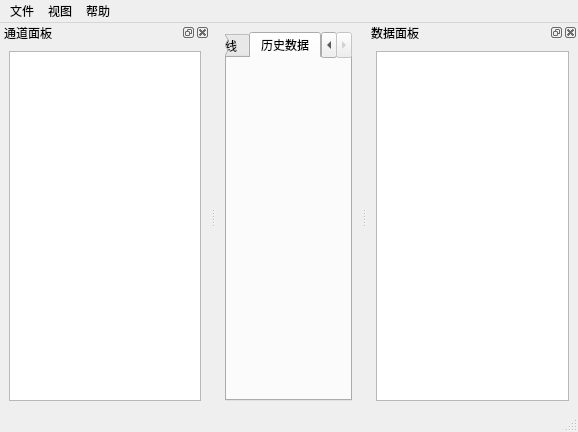
<?xml version="1.0" encoding="UTF-8"?>
<ui version="4.0">
 <class>MainWindow</class>
 <widget class="QMainWindow" name="MainWindow">
  <property name="geometry">
   <rect>
    <x>0</x>
    <y>0</y>
    <width>578</width>
    <height>432</height>
   </rect>
  </property>
  <property name="windowTitle">
   <string>MainWindow</string>
  </property>
  <widget class="QWidget" name="centralwidget">
   <layout class="QGridLayout" name="gridLayout">
    <item row="0" column="0">
     <widget class="QTabWidget" name="tabWidget">
      <property name="currentIndex">
       <number>1</number>
      </property>
      <widget class="QWidget" name="tab">
       <attribute name="title">
        <string>实习曲线</string>
       </attribute>
      </widget>
      <widget class="QWidget" name="tab_2">
       <attribute name="title">
        <string>历史数据</string>
       </attribute>
      </widget>
     </widget>
    </item>
   </layout>
  </widget>
  <widget class="QMenuBar" name="menubar">
   <property name="geometry">
    <rect>
     <x>0</x>
     <y>0</y>
     <width>578</width>
     <height>21</height>
    </rect>
   </property>
   <widget class="QMenu" name="menuFile">
    <property name="title">
     <string>文件</string>
    </property>
    <addaction name="actionOpenConfig"/>
    <addaction name="actionExportData"/>
    <addaction name="actionExit"/>
   </widget>
   <widget class="QMenu" name="menuView">
    <property name="title">
     <string>视图</string>
    </property>
    <addaction name="actionToggleLeftDock"/>
    <addaction name="actionToggleRightDock"/>
   </widget>
   <widget class="QMenu" name="menuHelp">
    <property name="title">
     <string>帮助</string>
    </property>
    <addaction name="actionAbout"/>
   </widget>
   <addaction name="menuFile"/>
   <addaction name="menuView"/>
   <addaction name="menuHelp"/>
  </widget>
  <widget class="QStatusBar" name="statusbar"/>
  <widget class="QDockWidget" name="dockChannelPanel">
   <property name="windowTitle">
    <string>通道面板</string>
   </property>
   <attribute name="dockWidgetArea">
    <number>1</number>
   </attribute>
   <widget class="QWidget" name="Channel">
    <layout class="QGridLayout" name="gridLayout_2">
     <item row="0" column="0">
      <widget class="QListWidget" name="listWidget"/>
     </item>
    </layout>
   </widget>
  </widget>
  <widget class="QDockWidget" name="dockDataPanel">
   <property name="windowTitle">
    <string>数据面板</string>
   </property>
   <attribute name="dockWidgetArea">
    <number>2</number>
   </attribute>
   <widget class="QWidget" name="DataPanel">
    <layout class="QHBoxLayout" name="horizontalLayout">
     <item>
      <widget class="QTableView" name="tableView"/>
     </item>
    </layout>
   </widget>
  </widget>
  <action name="actionOpenConfig">
   <property name="text">
    <string>打开配置</string>
   </property>
   <property name="statusTip">
    <string>加载通道配置</string>
   </property>
  </action>
  <action name="actionExportData">
   <property name="text">
    <string>导出数据</string>
   </property>
   <property name="statusTip">
    <string>导出到CSV</string>
   </property>
  </action>
  <action name="actionExit">
   <property name="text">
    <string>退出</string>
   </property>
   <property name="toolTip">
    <string>退出</string>
   </property>
   <property name="statusTip">
    <string>退出程序</string>
   </property>
  </action>
  <action name="actionToggleLeftDock">
   <property name="text">
    <string>通道面板</string>
   </property>
   <property name="statusTip">
    <string>显示/隐藏左侧 Dock</string>
   </property>
  </action>
  <action name="actionToggleRightDock">
   <property name="text">
    <string>数据面板</string>
   </property>
   <property name="statusTip">
    <string>显示/隐藏右侧 Dock</string>
   </property>
  </action>
  <action name="actionAbout">
   <property name="text">
    <string>关于</string>
   </property>
   <property name="statusTip">
    <string>弹关于对话框</string>
   </property>
  </action>
 </widget>
 <resources/>
 <connections/>
</ui>
